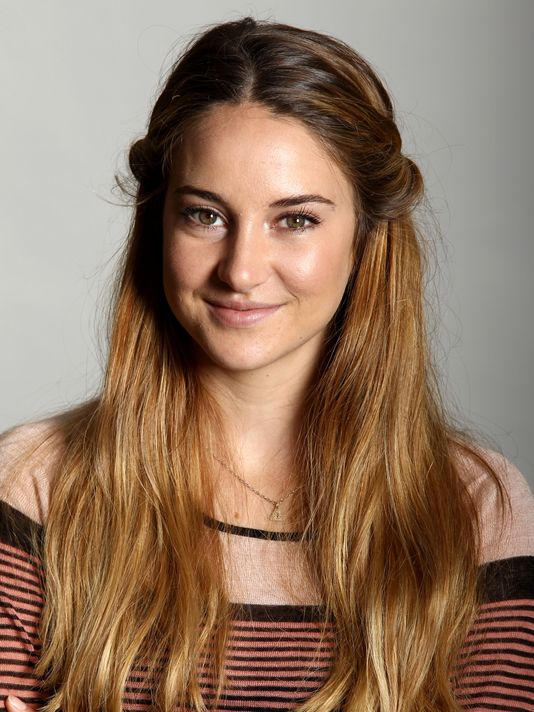
#> input picture new_boston/2.jpg, 534 x 712 px
$ python pillow.py
#> lines starting #> are read from the running program, lines starting #| are printed output that depends on the picture
from PIL import Image
from PIL import ImageFilter
from struct import *

test=Image.open("2.jpg")
#> test is the input picture: PIL image 534x712 RGB; mean R, G, B 145.6, 118.1, 97.2
pranty=Image.open("paranty.jpg")
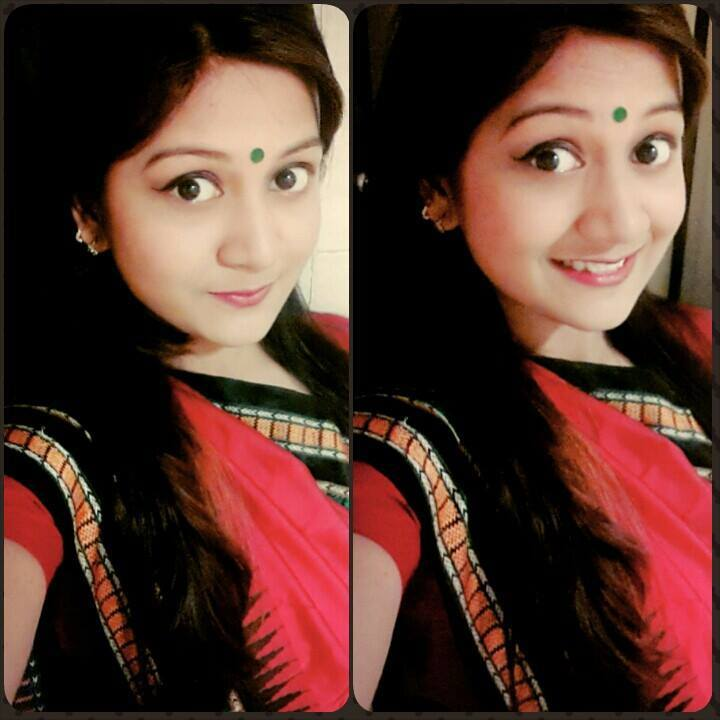
#> input picture new_boston/paranty.jpg, 720 x 720 px
#> pranty is the input picture: PIL image 720x720 RGB; mean R, G, B 88.7, 55.3, 46.5
pranty_square=pranty.resize((500,500))
test_square=test.resize((500,500))
#pranty_square.show()
r1,g1,b1=pranty_square.split()
r2,g2,b2=test_square.split()
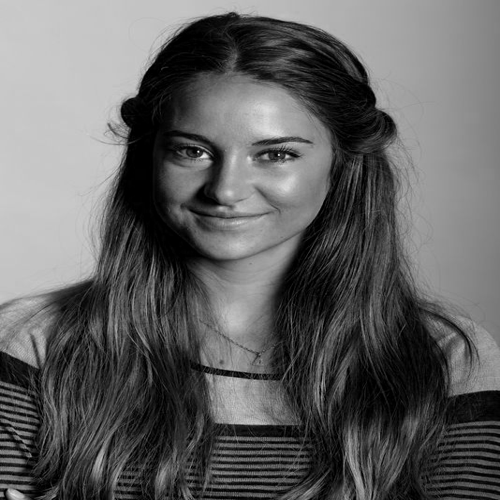
#> b2: PIL image 500x500 L; min 0, max 245, mean 97.2
new_image=Image.merge("RGB",(r2,g1,b1))
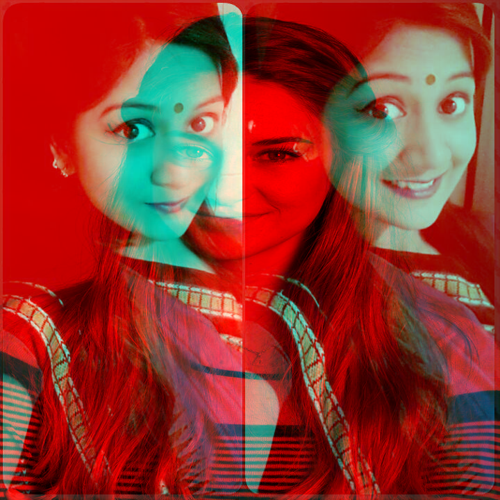
#> new_image: PIL image 500x500 RGB; mean R, G, B 145.6, 55.3, 46.5
flip=new_image.transpose(Image.FLIP_TOP_BOTTOM)
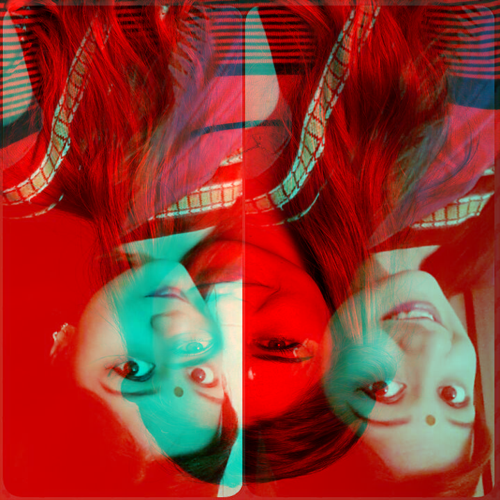
#> flip: PIL image 500x500 RGB; mean R, G, B 145.6, 55.3, 46.5
area=(100,120)
pranty.paste(test,area)
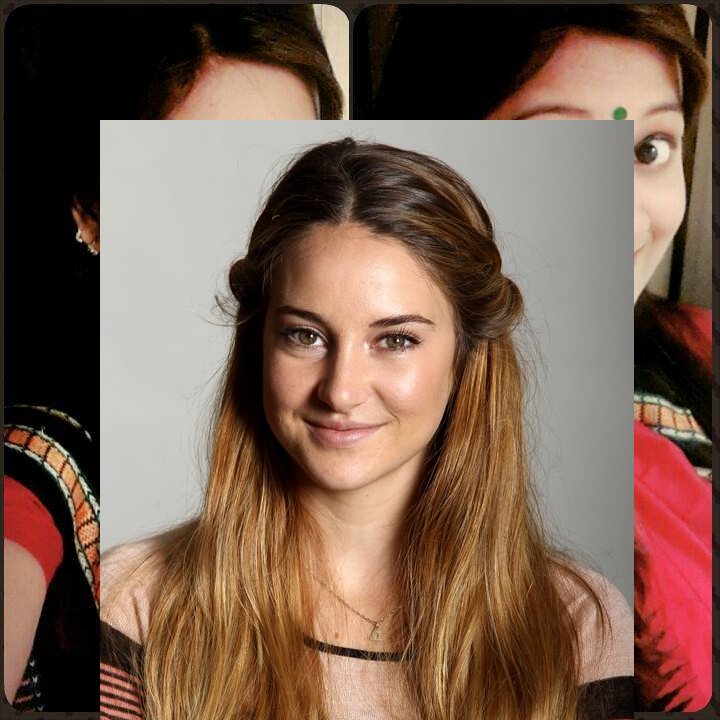
#> pranty: PIL image 720x720 RGB; mean R, G, B 121.1, 94.7, 79.7
b_w=test.convert("L")
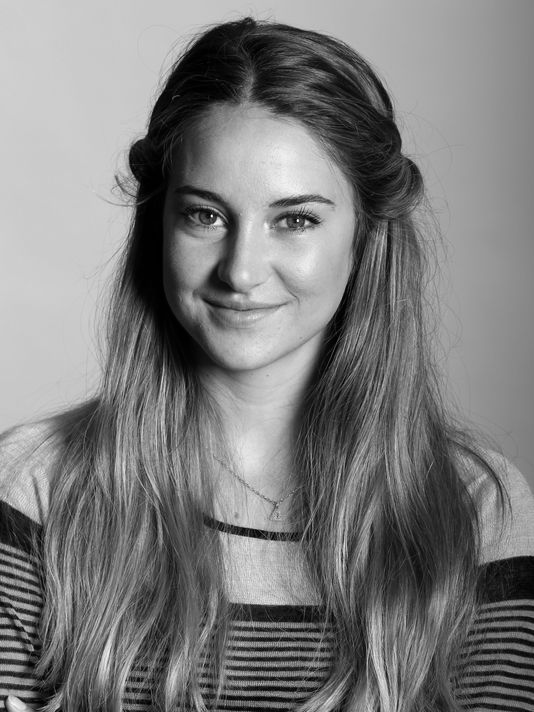
#> b_w: PIL image 534x712 L; min 0, max 251, mean 123.9
blur=test.filter(ImageFilter.BLUR)
edge=test.filter(ImageFilter.FIND_EDGES)
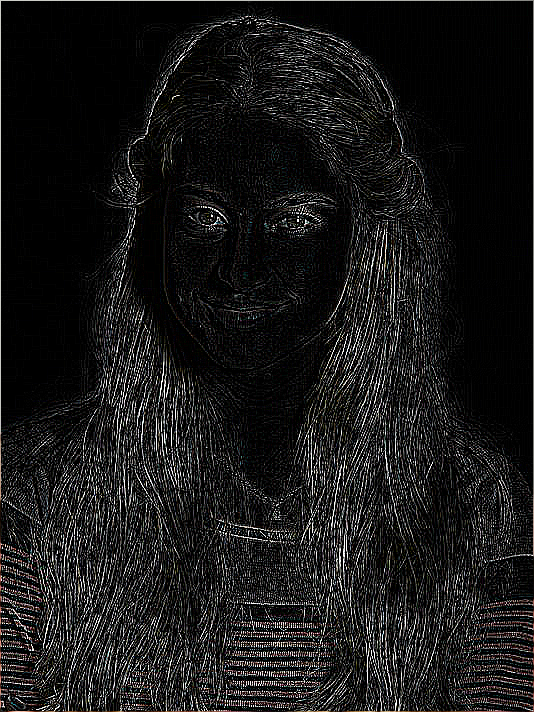
#> edge: PIL image 534x712 RGB; mean R, G, B 24.7, 24.3, 24.1
Detail=test.filter(ImageFilter.DETAIL)
# [7 lines of commented-out code are left out]
